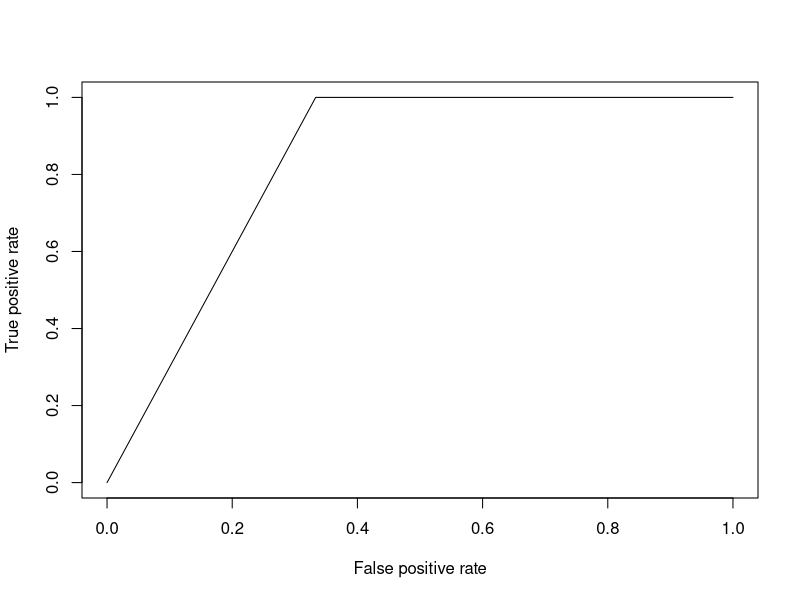
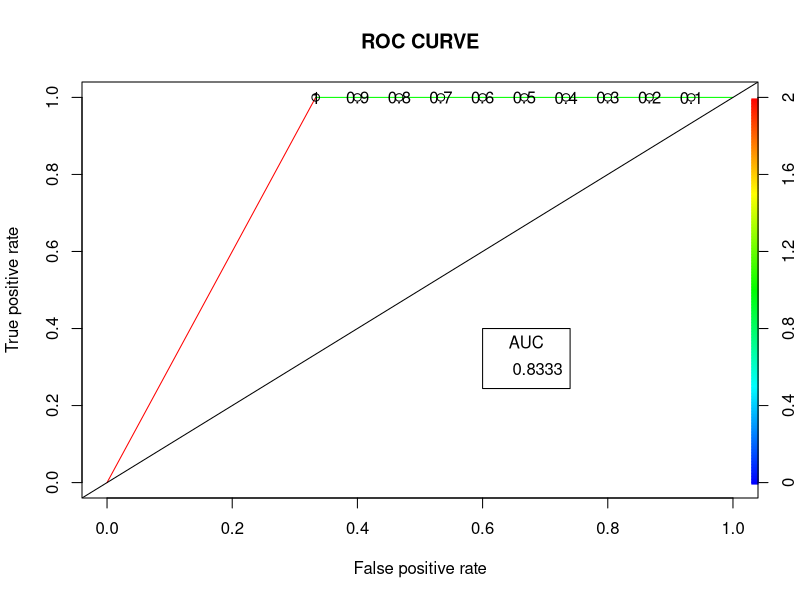

Write the R code that produced these figures, in order.
## ---- chunk 1
knitr::opts_chunk$set(echo = TRUE)
## ---- chunk 2


# Loading package
library(dplyr)

# Summary of dataset in package
summary(mtcars)


## ---- chunk 3
# Installing the package


library(caTools)
library(ROCR) 

split <- sample.split(mtcars, SplitRatio = 0.8)
split

train_reg <- subset(mtcars, split == "TRUE")
test_reg <- subset(mtcars, split == "FALSE")


## ---- chunk 4
# Training model
logistic_model <- glm(vs ~ wt + disp, 
                      data = train_reg, 
                      family = "binomial")
logistic_model

# Summary
summary(logistic_model)

# Predict test data based on model
predict_reg <- predict(logistic_model, 
                       test_reg, type = "response")
predict_reg  

# Changing probabilities
predict_reg <- ifelse(predict_reg >0.5, 1, 0)


## ---- chunk 5
# Evaluating model accuracy
# using confusion matrix
table(test_reg$vs, predict_reg)

missing_classerr <- mean(predict_reg != test_reg$vs)
print(paste('Accuracy =', 1 - missing_classerr))


## ---- chunk 6
# ROC-AUC Curve
ROCPred <- prediction(predict_reg, test_reg$vs) 
ROCPer <- performance(ROCPred, measure = "tpr", 
                      x.measure = "fpr")

auc <- performance(ROCPred, measure = "auc")
auc <- auc@y.values[[1]]
auc


## ---- chunk 7
# Plotting curve
plot(ROCPer)
plot(ROCPer, colorize = TRUE, 
     print.cutoffs.at = seq(0.1, by = 0.1), 
     main = "ROC CURVE")
abline(a = 0, b = 1)

auc <- round(auc, 4)
legend(.6, .4, auc, title = "AUC", cex = 1)
